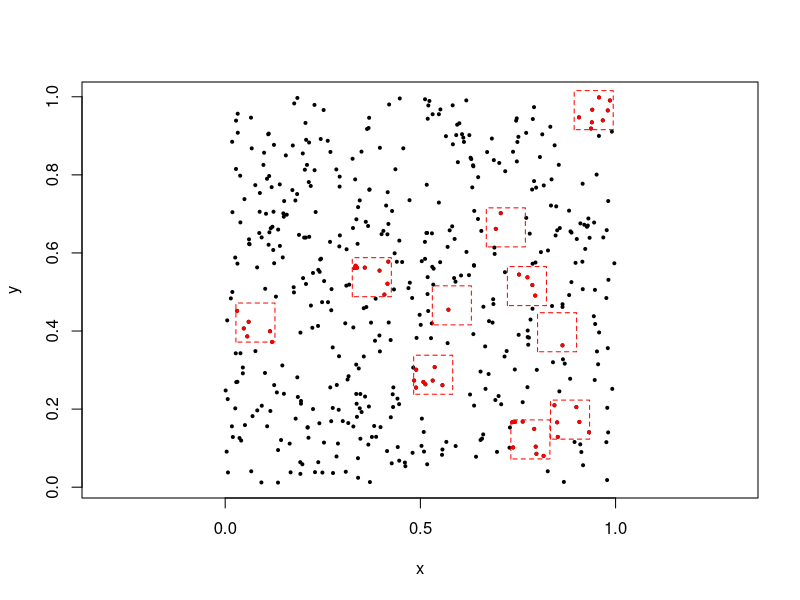
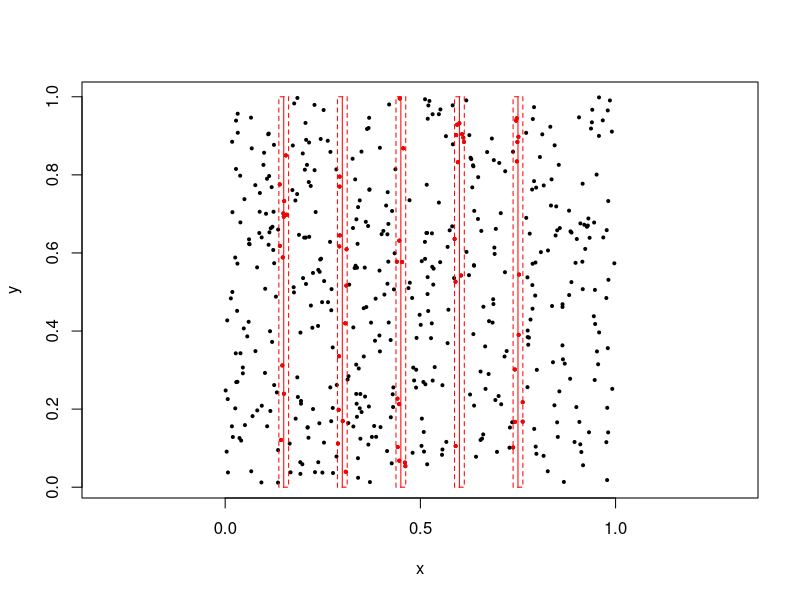
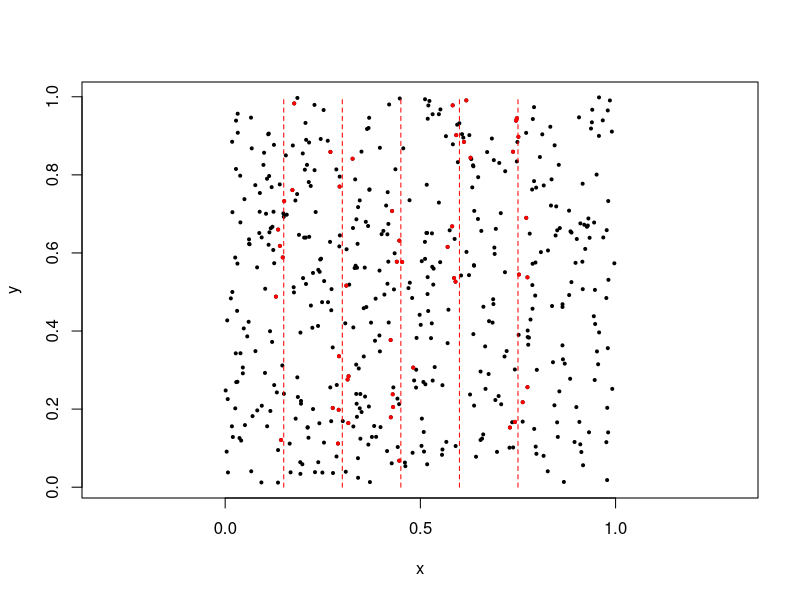
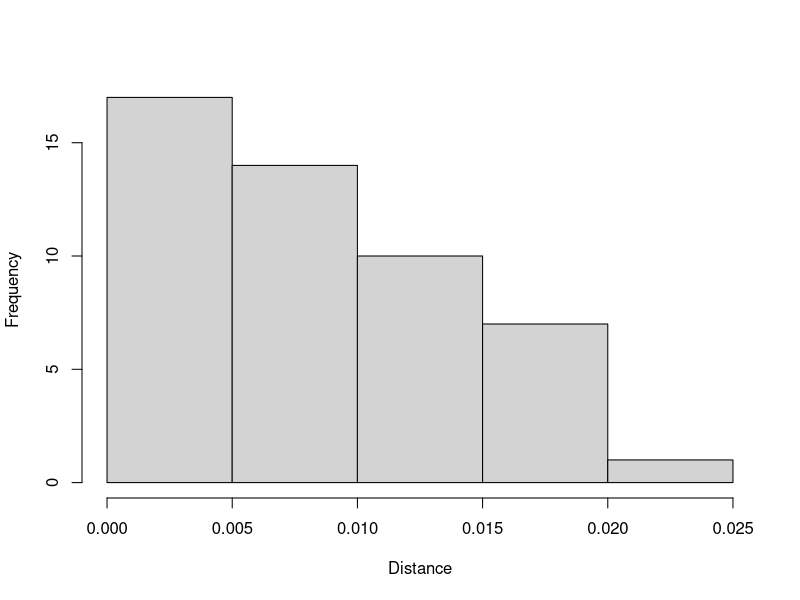

Write R code to recreate these figures, in order.
## ---- chunk 1
set.seed(131)
library(mgcv) # for inSide

N <- 500
# generate population locations
x <- runif(N)
y <- runif(N)
# plot it
plot(x,y, pch=19,asp=1,cex=0.4,main="")

# generate some quadrats
quadrat <- list(x=c(0,0,0.1,0.1,0),y=c(0,0.1,0.1,0,0))
n <- 0
for(i in 1:10){
  # randomly place a quadrat (and plot it)
  this.quadrat <- quadrat
  this.quadrat$x <- this.quadrat$x+runif(1)
  this.quadrat$y <- this.quadrat$y+runif(1)
  polygon(this.quadrat,lty=2,border="red")
  # see which points are inside
  inout <- inSide(this.quadrat,x,y)
  # count them
  n <- n + sum(inout)
  # plot the points inside the quadrat in red
  points(x[inout],y[inout],pch=19,cex=0.4,col="red")
}
# covered area
covered <- 10*0.1^2
# estimate density
D <- n/covered
# area of the survey region
A <- 1
# estimate abundance
Nhat <- D*A^2
## ---- chunk 2
plot(x,y, pch=19,asp=1,cex=0.4,main="")

# generate some strips
# in this case we don't randomise the offset of the grid
strip <- list(x=c(-0.0125,-0.0125,0.0125,0.0125,-0.0125),y=c(0,1,1,0,0))
for(i in 1:5){
  # calculate next strip location
  strip$x <- strip$x+0.15
  # plot the strip and its centreline
  polygon(strip,lty=2,border="red")
  lines(rep(mean(range(strip$x)),2),c(0,1),col="red")
  # see what was inside the strip
  inout <- inSide(strip,x,y)
  # count them
  n <- n + sum(inout)
  # plot those animals within the strip
  points(x[inout],y[inout],pch=19,cex=0.4,col="red")
}
# covered area -- same area as for the quadrats
covered <- 4*1*0.025
# estimate density
D <- n/covered
# area of the survey region
A <- 1
# estimate abundance
Nhat <- D*A^2
## ---- chunk 3
plot(x,y, pch=19,asp=1,cex=0.4,main="")

# generate some lines
# in this case we don't randomise the offset of the grid
lt <- list(x=c(-0.0125,-0.0125,0.0125,0.0125,-0.0125),y=c(0,1,1,0,0))
# set sigma
sigma <- 0.01
# storage for detected distances
detected_distances <- c()
for(i in 1:5){
  # calculate next strip location
  lt$x <- lt$x+0.15
  # plot the line transect
  lines(rep(mean(range(lt$x)),2),c(0,1),col="red",lty=2)
  # calculate the distances to animals from the line
  distances <- abs(lt$x - x)
  # randomly decide which were detected
  detected <- exp(-distances^2/(2*sigma^2)) > runif(length(distances))
  # plot those animals detected
  points(x[detected],y[detected],pch=19,cex=0.4,col="red")
  # collect the distances to detected objects
  detected_distances <- c(detected_distances,distances[detected])
}
## ---- chunk 4
hist(detected_distances,xlab="Distance",main="")
## ---- chunk 5
## calculate Nhat
# calculate mu, since we know sigma and set w=0.02
mu <- integrate(function(x)  exp(-x^2/(2*sigma^2)), lower=0,upper=0.02)$value
# calculate p = mu/w
p <- mu/0.02
n<-length(detected_distances)
a <- 2*0.02*4
Nhat <- A*n/(a*p)
